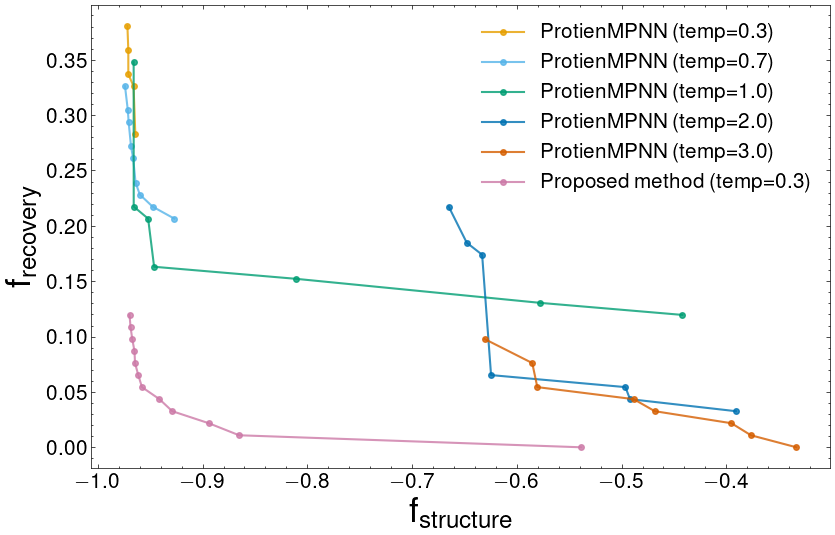

Write Python code to recreate this figure.
import os
import numpy as np
import pandas as pd
import matplotlib.pyplot as plt
import seaborn as sns
import scienceplots  # noqa: F401
plt.style.use(['science', 'nature'])


def first_front_only(values1, values2):
    assert len(values1) == len(values2) and len(values1) > 0
    n = len(values1)
    dominated = np.zeros(n, int)
    front = []

    for p in range(n):
        print(f"Processing point {p+1}/{n}")
        for q in range(n):
            if (values1[q] < values1[p] and values2[q] <= values2[p]) or \
               (values1[q] <= values1[p] and values2[q] < values2[p]):
                dominated[p] += 1
        if dominated[p] == 0:
            front.append(p)

    assert len(front) > 0
    return front


csv_files = [
    "./data/pMPNN_data/output_mpnn_03.csv",
    "./data/pMPNN_data/output_mpnn_07.csv",
    "./data/pMPNN_data/output_mpnn_10.csv",
    "./data/pMPNN_data/output_mpnn_20.csv",
    "./data/pMPNN_data/output_mpnn_30.csv",
    "./data/seed01.csv"
]

palette = sns.color_palette([
    '#E69F00', '#56B4E9', '#009E73',
    '#0072B2', '#D55E00',
    '#CC79A7', '#000000'
])[:len(csv_files)]

plt.rcParams["font.size"] = 25
plt.figure(figsize=(9, 6))

hypervolume = []

for col, path in zip(palette, csv_files):
    df = pd.read_csv(path)
    cols = {c.lower(): c for c in df.columns}
    tm, wt, plddt, seq = cols['negative_tm_score'], cols['recovery'], cols['negative_plddt'],cols['query_sequence']
    df = df.drop_duplicates(subset=seq, keep='first')
    df = df[df[plddt] <= -0]
    df = df[df[tm] <= -0]

    vals1, vals2 = df[tm].to_numpy(), df[wt].to_numpy()
    idx = first_front_only(vals1, vals2)
    pareto = np.atleast_2d(df.iloc[idx][[tm, wt]].to_numpy())
    pareto = pareto[np.argsort(pareto[:, 0])]

    base = os.path.basename(path)
    if base.startswith("output_mpnn_03"):
        label = "ProteinMPNN (temp=0.3)"
    elif base.startswith("output_mpnn_07"):
        label = "ProteinMPNN (temp=0.7)"
    elif base.startswith("output_mpnn_10"):
        label = "ProteinMPNN (temp=1.0)"
    elif base.startswith("output_mpnn_20"):
        label = "ProteinMPNN (temp=2.0)"
    elif base.startswith("output_mpnn_30"):
        label = "ProteinMPNN (temp=3.0)"
    elif "seed01" in base:
        label = "Proposed method (temp=0.3)"
    else:
        label = "Unknown"
    plt.plot(
        pareto[:, 0], pareto[:, 1], 'o-', ms=4, lw=1.5,
        alpha=0.8, color=col, label=label
    )
    area = np.trapz(pareto[:, 1], pareto[:, 0])
    hypervolume.append((label, area))

plt.xlabel(r'$\mathrm{f}_{\text{structure}}$')
plt.ylabel(r'$\mathrm{f}_{\text{recovery}}$')
plt.tick_params(labelsize=15)
plt.legend(fontsize=15)
plt.tight_layout()
plt.savefig('plot/fig1_b.png', dpi=400)
plt.show()

for label, area in hypervolume:
    print(f"Hypervolume for {label}: {area:.3f}")